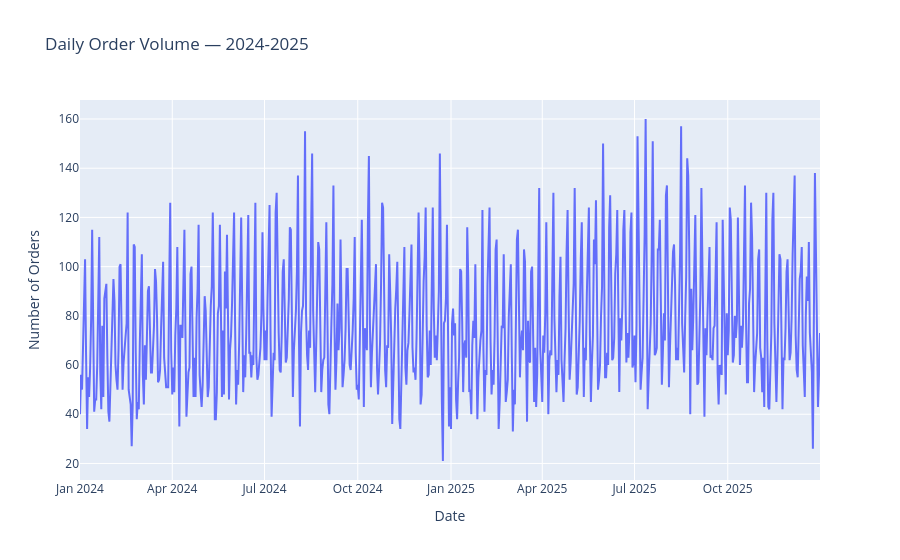

The cell this chart's notebook holds for it:
### Code cell
fig = px.line(
    daily_revenue_df,
    x="date",
    y="orders",
    title="Daily Order Volume — 2024-2025",
    labels={
        "date": "Date",
        "orders": "Number of Orders"
    }
)

fig.show()

### Figure 1 — Plotly figure (JSON) as saved in the notebook; plotly's stock layout.template omitted (floating-point values rounded to 4 significant figures; data arrays with more than 128 entries replaced by an {"elided": "..."} marker saying what was removed)
{"data": [{"hovertemplate": "Date=%{x}<br>Number of Orders=%{y}<extra></extra>", "legendgroup": "", "line": {"color": "#636efa", "dash": "solid"}, "marker": {"symbol": "circle"}, "mode": "lines", "name": "", "orientation": "v", "showlegend": false, "type": "scatter", "x": {"elided": "731 str values"}, "xaxis": "x", "y": {"elided": "731 int values"}, "yaxis": "y"}], "layout": {"legend": {"tracegroupgap": 0}, "title": {"text": "Daily Order Volume — 2024-2025"}, "xaxis": {"anchor": "y", "domain": [0, 1], "title": {"text": "Date"}}, "yaxis": {"anchor": "x", "domain": [0, 1], "title": {"text": "Number of Orders"}}}}
